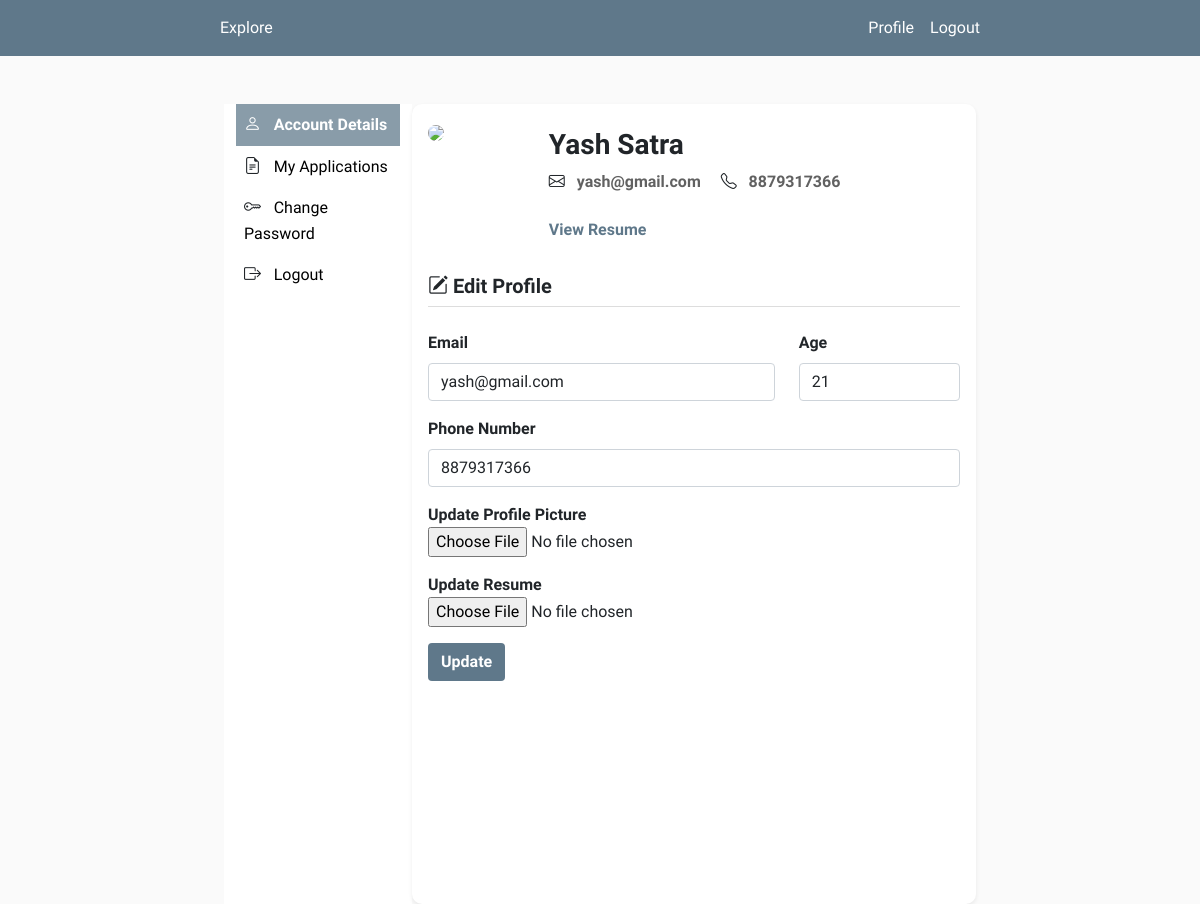
Page /account (signed in) on the committed database.
### app.py (models this page shows, shortened)
class User(db.Model, UserMixin):
	id = db.Column(db.Integer, primary_key = True)
	full_name = db.Column(db.String(40), nullable = False)
	age = db.Column(db.Integer, nullable = False)
	email = db.Column(db.String(50), unique = True, nullable = False)
	phone = db.Column(db.String(15), nullable = False)
	profile_picture = db.Column(db.String(30), nullable = False, default = 'default.png')
	resume = db.Column(db.String(30), nullable = False, default = '')
	password = db.Column(db.String(60), nullable = False)
	is_admin = db.Column(db.Boolean, nullable = False, default = False)
	applied_at = db.relationship('Job', secondary = user_job, backref = 'applicants')

### app.py (the view, shortened to what this page needs)
@app.route('/account', methods = ['GET', 'POST'])
@login_required
def account():
	form = UpdateProfileForm()
	if request.method == 'GET':
		form.email.data = current_user.email
		form.age.data = current_user.age
		form.phone.data = current_user.phone
		applied_count = len(current_user.applied_at)
	image_path = url_for('static', filename = 'profile_pictures/' + current_user.profile_picture)
	return render_template('account.html', title = 'My Profile', image_path = image_path, form = form, applied_count = applied_count)

### forms.py (shortened to what this page needs)
class UpdateProfileForm(FlaskForm):
    email = StringField('Email', validators=[DataRequired()])
    age = IntegerField('Age', validators=[DataRequired()])
    phone = StringField('Phone Number', validators=[DataRequired()])
    profile_picture = FileField('Update Profile Picture', validators=[FileAllowed(['jpg', 'png'])])
    resume = FileField('Update Resume', validators=[FileAllowed(['pdf'])])
    update = SubmitField('Update')

### app.py (called while the page is built)
@login_manager.user_loader
def load_user(user_id):
	return User.query.get(int(user_id))

### templates/account.html (shortened to what this page needs)
{% extends 'layout.html' %}
{% block content %}
<div class="container col-md-8 offset-md-2 mt-5 row">
	<div class="col-md-3 menu">
		<div class="menu-item p-2 menu-item-active">
			<i class="bi bi-person"></i> &nbsp; <a class="link-active" href="{{ url_for('account') }}">Account Details</a>
		</div>
		<div class="menu-item p-2">
			<i class="bi bi-file-earmark-text"></i> &nbsp; <a class="link-inactive" href="{{ url_for('applications', user_id = current_user.id) }}">My Applications</a>
		</div>
		<div class="menu-item p-2">
			<i class="bi bi-key"></i> &nbsp; <a class="link-inactive" href="{{ url_for('change_password') }}">Change Password</a>
		</div>
		<div class="menu-item p-2">
			<i class="bi bi-box-arrow-right"></i> &nbsp; <a class="link-inactive" href="{{ url_for('logout') }}">Logout</a>
		</div>
	</div>
	<div class="col-md-9 profile-content shadow-sm p-3">
 		<div class="profile">
			<div class="profile-pic">
				<img class="pic" src="{{ image_path }}" width="100%" >
			</div>
			<div class="profile-info py-2 px-4">
				<h3><b>{{ current_user.full_name }}</b></h3>
				<i class="bi bi-envelope"></i> &nbsp; <span class="sec-text">{{ current_user.email }}</span>
				<i class="bi bi-telephone"></i> &nbsp; <span class="sec-text">{{ current_user.phone }}</span>
				<br/>
				<br/>
				{% if current_user.resume == '' %}
					<p>Resume missing!</p>
				{% else %}
					<a id="view-resume" target="_blank" href="{{ url_for('static', filename='resumes/' + current_user.resume) }}">View Resume</a>
				{% endif %}
			</div>
		</div>
		<div id="edit-details" class="mt-4">
			<h5> <i class="bi bi-pencil-square"></i> <b>Edit Profile</b></h5>
			<div class="divider"></div>
			<form method="POST" action="" enctype="multipart/form-data">
				<div class="mb-3 row">
					<div class="col-md-8">
						{{ form.email.label(class="form-label") }}
						{% if form.email.errors %}
							{{ form.email(class="form-control is-invalid") }}
							<div class="invalid-feedback">
								{% for error in form.email.errors %}
									<span>{{ error }}</span>
								{% endfor %}
							</div>
						{% else %}
							{{ form.email(class="form-control") }}
						{% endif %}
					</div>
					<div class="col-md-4">
						{{ form.age.label(class="form-label") }}
						{{ form.age(class="form-control") }}
					</div>
				</div>
				<div class="mb-3">
					{{ form.phone.label(class="form-label") }}
					{% if form.phone.errors %}
						{{ form.phone(class="form-control is-invalid") }}
						<div class="invalid-feedback">
							{% for error in form.phone.errors %}
								<span>{{ error }}</span>
							{% endfor %}
						</div>
					{% else %}
						{{ form.phone(class="form-control") }}
					{% endif %}
				</div>
				<div class="mb-3">
					{{ form.profile_picture.label() }}
					{{ form.profile_picture(class="form-control-file") }}
				</div>
				<div class="mb-3">
					{{ form.resume.label() }}
					{{ form.resume(class="form-control-file") }}
				</div>
				<div class="mb-3">
					{{ form.update(class="btn button-style") }}
				</div>
			</form>
		</div>
	</div>
</div>
{% endblock content %}

### static/main.css (style rules this page uses)
body { background-color: #fafafa; font-family: 'Source Sans Pro', sans-serif; }
.form-content, .profile-content { background-color: #ffffff; border-radius: 10px; font-weight: 600; }
.button-style { background-color: #5f788a; color: #ffffff; font-weight: 600; }
.divider { height: 1px; background-color: #dddddd; margin-bottom: 3vh; }
.profile { display: flex; }
.profile-pic { flex: 1; }
.profile-info { flex: 4; }
.pic { border-radius: 50%; }
.view-details, #view-resume { text-decoration: none; color: #5f788a; }
.menu { font-size: 17px; height: 100vh; background-color: #ffffff; }
a { text-decoration: none; font-size: 16px; }
.link-active { color: #ffffff; font-weight: 600; }
.link-inactive { color: #000000; }
.menu-item-active { background-color: #5f788abb; color: #ffffff; }
.sec-text { color: #616161; }

### rows in the picture
User: full_name "Yash Satra", email "yash@gmail.com", phone "8879317366", age "21"
